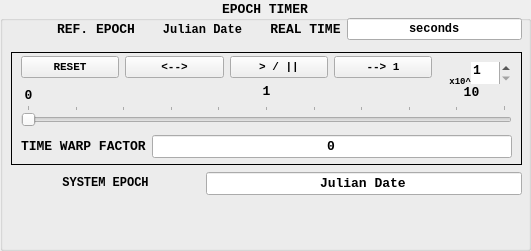
  <widget class="QGroupBox" name="groupBox">
   <property name="geometry">
    <rect>
     <x>10</x>
     <y>10</y>
     <width>531</width>
     <height>251</height>
    </rect>
   </property>
   <property name="font">
    <font>
     <family>Consolas</family>
     <pointsize>10</pointsize>
     <weight>75</weight>
     <bold>true</bold>
    </font>
   </property>
   <property name="title">
    <string>EPOCH TIMER</string>
   </property>
   <property name="alignment">
    <set>Qt::AlignCenter</set>
   </property>
   <widget class="QWidget" name="layoutWidget">
    <property name="geometry">
     <rect>
      <x>11</x>
      <y>172</y>
      <width>511</width>
      <height>71</height>
     </rect>
    </property>
    <property name="font">
     <font>
      <family>Consolas</family>
     </font>
    </property>
    <layout class="QHBoxLayout" name="hlo_sys_epoch" stretch="3,5">
     <property name="sizeConstraint">
      <enum>QLayout::SetMaximumSize</enum>
     </property>
     <item>
      <widget class="QLabel" name="lf_sys_epoch">
       <property name="font">
        <font>
         <family>Consolas</family>
         <pointsize>12</pointsize>
         <kerning>true</kerning>
        </font>
       </property>
       <property name="text">
        <string>&lt;html&gt;&lt;head/&gt;&lt;body&gt;&lt;p&gt;&lt;span style=&quot; font-size:9pt; font-weight:600;&quot;&gt;SYSTEM EPOCH&lt;/span&gt;&lt;/p&gt;&lt;/body&gt;&lt;/html&gt;</string>
       </property>
       <property name="textFormat">
        <enum>Qt::AutoText</enum>
       </property>
       <property name="alignment">
        <set>Qt::AlignCenter</set>
       </property>
      </widget>
     </item>
     <item>
      <widget class="QLineEdit" name="time_sys_epoch">
       <property name="font">
        <font>
         <family>Consolas</family>
        </font>
       </property>
       <property name="text">
        <string>Julian Date</string>
       </property>
       <property name="alignment">
        <set>Qt::AlignCenter</set>
       </property>
      </widget>
     </item>
    </layout>
   </widget>
   <widget class="QFrame" name="fra_twarp">
    <property name="geometry">
     <rect>
      <x>11</x>
      <y>52</y>
      <width>511</width>
      <height>113</height>
     </rect>
    </property>
    <property name="sizePolicy">
     <sizepolicy hsizetype="Preferred" vsizetype="MinimumExpanding">
      <horstretch>0</horstretch>
      <verstretch>0</verstretch>
     </sizepolicy>
    </property>
    <property name="font">
     <font>
      <family>Consolas</family>
     </font>
    </property>
    <property name="frameShape">
     <enum>QFrame::Box</enum>
    </property>
    <property name="frameShadow">
     <enum>QFrame::Plain</enum>
    </property>
    <widget class="QSlider" name="time_slider">
     <property name="geometry">
      <rect>
       <x>10</x>
       <y>53</y>
       <width>491</width>
       <height>21</height>
      </rect>
     </property>
     <property name="font">
      <font>
       <family>Consolas</family>
      </font>
     </property>
     <property name="minimum">
      <number>0</number>
     </property>
     <property name="maximum">
      <number>10</number>
     </property>
     <property name="pageStep">
      <number>2</number>
     </property>
     <property name="value">
      <number>0</number>
     </property>
     <property name="tracking">
      <bool>true</bool>
     </property>
     <property name="orientation">
      <enum>Qt::Horizontal</enum>
     </property>
     <property name="invertedAppearance">
      <bool>false</bool>
     </property>
     <property name="invertedControls">
      <bool>true</bool>
     </property>
     <property name="tickPosition">
      <enum>QSlider::TicksAbove</enum>
     </property>
     <property name="tickInterval">
      <number>1</number>
     </property>
    </widget>
    <widget class="QLabel" name="time_wmid">
     <property name="geometry">
      <rect>
       <x>245</x>
       <y>30</y>
       <width>21</width>
       <height>20</height>
      </rect>
     </property>
     <property name="font">
      <font>
       <family>Consolas</family>
      </font>
     </property>
     <property name="text">
      <string>&lt;html&gt;&lt;head/&gt;&lt;body&gt;&lt;p&gt;&lt;span style=&quot; font-weight:600;&quot;&gt;1&lt;/span&gt;&lt;/p&gt;&lt;/body&gt;&lt;/html&gt;</string>
     </property>
     <property name="alignment">
      <set>Qt::AlignCenter</set>
     </property>
    </widget>
    <widget class="QLabel" name="time_wmin">
     <property name="geometry">
      <rect>
       <x>7</x>
       <y>33</y>
       <width>21</width>
       <height>21</height>
      </rect>
     </property>
     <property name="font">
      <font>
       <family>Consolas</family>
      </font>
     </property>
     <property name="text">
      <string>&lt;html&gt;&lt;head/&gt;&lt;body&gt;&lt;p&gt;&lt;span style=&quot; font-weight:600;&quot;&gt;0&lt;/span&gt;&lt;/p&gt;&lt;/body&gt;&lt;/html&gt;</string>
     </property>
     <property name="alignment">
      <set>Qt::AlignCenter</set>
     </property>
    </widget>
    <widget class="QLabel" name="time_wmax">
     <property name="geometry">
      <rect>
       <x>430</x>
       <y>30</y>
       <width>61</width>
       <height>21</height>
      </rect>
     </property>
     <property name="font">
      <font>
       <family>Consolas</family>
      </font>
     </property>
     <property name="text">
      <string>&lt;html&gt;&lt;head/&gt;&lt;body&gt;&lt;p&gt;&lt;span style=&quot; font-weight:600;&quot;&gt;10&lt;/span&gt;&lt;/p&gt;&lt;/body&gt;&lt;/html&gt;</string>
     </property>
     <property name="alignment">
      <set>Qt::AlignCenter</set>
     </property>
    </widget>
    <widget class="QWidget" name="layoutWidget">
     <property name="geometry">
      <rect>
       <x>10</x>
       <y>80</y>
       <width>491</width>
       <height>29</height>
      </rect>
     </property>
     <property name="font">
      <font>
       <family>Consolas</family>
      </font>
     </property>
     <layout class="QHBoxLayout" name="horizontalLayout">
      <item>
       <widget class="QLabel" name="lf_twarp">
        <property name="font">
         <font>
          <family>Consolas</family>
         </font>
        </property>
        <property name="text">
         <string>&lt;html&gt;&lt;head/&gt;&lt;body&gt;&lt;p&gt;&lt;span style=&quot; font-weight:600;&quot;&gt;TIME WARP FACTOR&lt;/span&gt;&lt;/p&gt;&lt;/body&gt;&lt;/html&gt;</string>
        </property>
       </widget>
      </item>
      <item>
       <widget class="QLineEdit" name="time_warp">
        <property name="font">
         <font>
          <family>Consolas</family>
          <pointsize>10</pointsize>
          <weight>75</weight>
          <bold>true</bold>
         </font>
        </property>
        <property name="text">
         <string>0</string>
        </property>
        <property name="alignment">
         <set>Qt::AlignCenter</set>
        </property>
       </widget>
      </item>
     </layout>
    </widget>
    <widget class="QLabel" name="lf_exp">
     <property name="geometry">
      <rect>
       <x>427</x>
       <y>19</y>
       <width>33</width>
       <height>16</height>
      </rect>
     </property>
     <property name="font">
      <font>
       <family>Consolas</family>
      </font>
     </property>
     <property name="text">
      <string>&lt;html&gt;&lt;head/&gt;&lt;body&gt;&lt;p&gt;&lt;span style=&quot; font-size:7pt; font-weight:600;&quot;&gt;x10^&lt;/span&gt;&lt;/p&gt;&lt;/body&gt;&lt;/html&gt;</string>
     </property>
     <property name="alignment">
      <set>Qt::AlignBottom|Qt::AlignRight|Qt::AlignTrailing</set>
     </property>
    </widget>
    <widget class="QSpinBox" name="time_wexp">
     <property name="geometry">
      <rect>
       <x>460</x>
       <y>10</y>
       <width>40</width>
       <height>22</height>
      </rect>
     </property>
     <property name="font">
      <font>
       <family>Consolas</family>
      </font>
     </property>
     <property name="frame">
      <bool>false</bool>
     </property>
     <property name="alignment">
      <set>Qt::AlignLeading|Qt::AlignLeft|Qt::AlignTop</set>
     </property>
     <property name="minimum">
      <number>1</number>
     </property>
     <property name="maximum">
      <number>9</number>
     </property>
    </widget>
    <widget class="QWidget" name="layoutWidget">
     <property name="geometry">
      <rect>
       <x>10</x>
       <y>0</y>
       <width>411</width>
       <height>30</height>
      </rect>
     </property>
     <property name="font">
      <font>
       <family>Consolas</family>
      </font>
     </property>
     <layout class="QHBoxLayout" name="horizontalLayout_5" stretch="1,1,1,1">
      <item>
       <widget class="QPushButton" name="btn_stop_reset">
        <property name="sizePolicy">
         <sizepolicy hsizetype="MinimumExpanding" vsizetype="Fixed">
          <horstretch>0</horstretch>
          <verstretch>0</verstretch>
         </sizepolicy>
        </property>
        <property name="font">
         <font>
          <family>Consolas</family>
          <pointsize>8</pointsize>
         </font>
        </property>
        <property name="text">
         <string>RESET</string>
        </property>
       </widget>
      </item>
      <item>
       <widget class="QPushButton" name="btn_reverse">
        <property name="font">
         <font>
          <family>Consolas</family>
          <pointsize>8</pointsize>
         </font>
        </property>
        <property name="text">
         <string>&lt;--&gt;</string>
        </property>
       </widget>
      </item>
      <item>
       <widget class="QPushButton" name="btn_play_pause">
        <property name="font">
         <font>
          <family>Consolas</family>
          <pointsize>8</pointsize>
         </font>
        </property>
        <property name="text">
         <string>&gt; / ||</string>
        </property>
       </widget>
      </item>
      <item>
       <widget class="QPushButton" name="btn_real_twarp">
        <property name="font">
         <font>
          <family>Consolas</family>
          <pointsize>8</pointsize>
         </font>
        </property>
        <property name="text">
         <string>--&gt; 1</string>
        </property>
       </widget>
      </item>
     </layout>
    </widget>
   </widget>
   <widget class="QWidget" name="layoutWidget">
    <property name="geometry">
     <rect>
      <x>11</x>
      <y>14</y>
      <width>511</width>
      <height>31</height>
     </rect>
    </property>
    <property name="font">
     <font>
      <family>Consolas</family>
     </font>
    </property>
    <layout class="QHBoxLayout" name="ref_times" stretch="1,1">
     <property name="sizeConstraint">
      <enum>QLayout::SetMinimumSize</enum>
     </property>
     <item>
      <layout class="QHBoxLayout" name="hlo_ref_epoch">
       <item>
        <widget class="QLabel" name="lf_ref_epoch">
         <property name="font">
          <font>
           <family>Consolas</family>
          </font>
         </property>
         <property name="text">
          <string>&lt;html&gt;&lt;head/&gt;&lt;body&gt;&lt;p&gt;&lt;span style=&quot; font-weight:600;&quot;&gt;REF. EPOCH&lt;/span&gt;&lt;/p&gt;&lt;/body&gt;&lt;/html&gt;</string>
         </property>
         <property name="alignment">
          <set>Qt::AlignRight|Qt::AlignTrailing|Qt::AlignVCenter</set>
         </property>
        </widget>
       </item>
       <item>
        <widget class="QLabel" name="time_ref_epoch">
         <property name="font">
          <font>
           <family>Consolas</family>
           <pointsize>9</pointsize>
           <weight>75</weight>
           <bold>true</bold>
          </font>
         </property>
         <property name="text">
          <string>Julian Date</string>
         </property>
         <property name="alignment">
          <set>Qt::AlignCenter</set>
         </property>
        </widget>
       </item>
      </layout>
     </item>
     <item>
      <layout class="QHBoxLayout" name="hlo_elapsed">
       <item>
        <widget class="QLabel" name="lf_elapsed">
         <property name="font">
          <font>
           <family>Consolas</family>
          </font>
         </property>
         <property name="text">
          <string>&lt;html&gt;&lt;head/&gt;&lt;body&gt;&lt;p&gt;&lt;span style=&quot; font-weight:600;&quot;&gt;REAL TIME&lt;/span&gt;&lt;/p&gt;&lt;/body&gt;&lt;/html&gt;</string>
         </property>
         <property name="alignment">
          <set>Qt::AlignCenter</set>
         </property>
        </widget>
       </item>
       <item>
        <widget class="QLineEdit" name="time_elapsed">
         <property name="font">
          <font>
           <family>Consolas</family>
           <pointsize>9</pointsize>
           <weight>75</weight>
           <bold>true</bold>
          </font>
         </property>
         <property name="text">
          <string>seconds</string>
         </property>
         <property name="alignment">
          <set>Qt::AlignCenter</set>
         </property>
        </widget>
       </item>
      </layout>
     </item>
    </layout>
   </widget>
  </widget>
